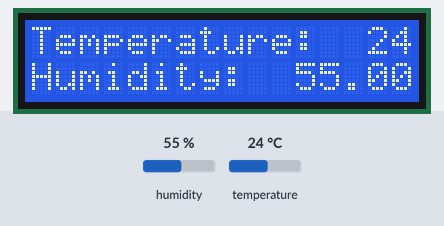
Bench run of a sketch on a simulated Arduino Uno, built with avr-gcc and run on an emulated ATmega328P. Parts: 16×2 character LCD. Inputs (shaded band) come from the test bench; at power-on: humidity 55 %, temperature 24 °C.

Above: at 1.2 s.
1.3 s: humidity set to 22 %
At 2.7 s:
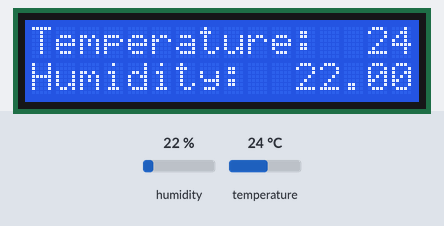
4.0 s: temperature set to 12 °C
At 5.5 s:
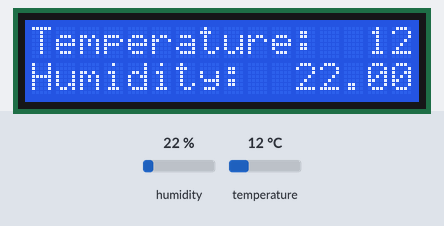
6.7 s: humidity set to 40 %
At 8.7 s:
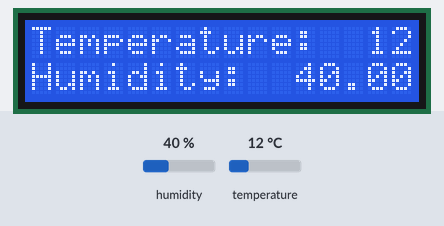
9.7 s: temperature set to 19 °C
At 11.4 s:
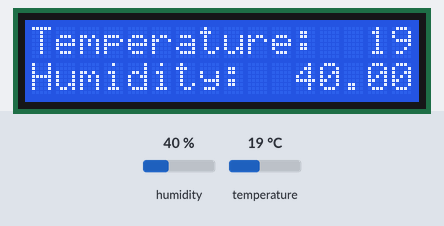
Timing chart, 0 to 12.9 s (numbered marks = the images above; inputs shaded):
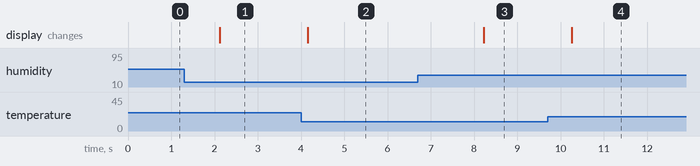

Measured:
- after the input at 1.3 s, the display: changes after 0.83 s (image 1)
- after the input at 4.0 s, the display: changes after 0.16 s (image 2)
- after the input at 6.7 s, the display: changes after 1.5 s (image 3)
- after the input at 9.7 s, the display: changes after 0.56 s (image 4)

The sketch:

DHT.ino
```cpp
#include<LiquidCrystal.h>
#include<DHT.h>

int dhtPin = 8;

LiquidCrystal lcd(12,11,5,4,3,2);
DHT dht(dhtPin,DHT11);

void setup() {
  lcd.begin(16,2);
  dht.begin();
}

void loop() {
  float temp = dht.readTemperature();
  float hum = dht.readHumidity();
  lcd.setCursor(0,0);
  lcd.print("Temperature: ");
  lcd.setCursor(14,0);
  lcd.print(temp);
  lcd.setCursor(0,1);
  lcd.print("Humidity: ");
  lcd.setCursor(11,1);
  lcd.print(hum);
  delay(1000);
}
```
